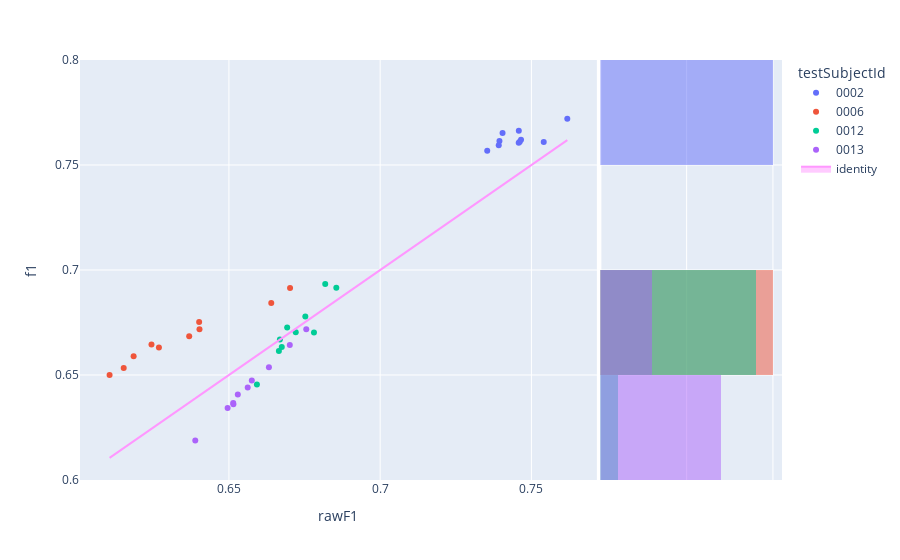

The notebook cell this image was saved under:
### Code cell
fig=px.scatter(experimentModelsExtended_N2,x='rawF1',y='f1',color='testSubjectId',hover_name='modelId', marginal_y="histogram")
fig.add_trace(
    go.Scatter(x=experimentModelsExtended_N2['rawF1'], y=experimentModelsExtended_N2['rawF1'], name="identity", mode='lines',fill="toself")
)
fig.show()

### Figure 1 — Plotly figure (JSON) as saved in the notebook; plotly's stock layout.template omitted (floating-point values rounded to 4 significant figures)
{"data": [{"hovertemplate": "<b>%{hovertext}</b><br><br>testSubjectId=0002<br>rawF1=%{x}<br>f1=%{y}<extra></extra>", "hovertext": ["1623c979-486c-4f45-ba54-dbbac3770588", "f8abeec1-7d46-4573-8a01-7827b8584472", "c556cd55-5f8b-420c-b6b2-0ca323bee5df", "b9ca9323-c013-423a-8b12-a893e0a8be97", "e31d0f92-1914-4bb5-9156-f9101fe1307c", "6fd86953-d3aa-4c9c-8069-b22b951dce3f", "87913851-d47b-4963-b2fa-1c65d7aec5a1", "0f0da0b8-d512-47b2-808a-c92b1d073468", "006d0918-7072-4365-953e-4b399728048d", "ca54dd96-c49f-4680-a78d-2aabf3059e5c"], "legendgroup": "0002", "marker": {"color": "#636efa", "symbol": "circle"}, "mode": "markers", "name": "0002", "orientation": "v", "showlegend": true, "type": "scatter", "x": [0.7461, 0.7458, 0.7405, 0.7619, 0.7394, 0.7392, 0.7466, 0.7354, 0.7458, 0.7541], "xaxis": "x", "y": [0.761, 0.7605, 0.7652, 0.772, 0.7614, 0.7594, 0.762, 0.7568, 0.7663, 0.7609], "yaxis": "y"}, {"alignmentgroup": "True", "bingroup": "y", "hovertemplate": "testSubjectId=0002<br>f1=%{y}<br>count=%{x}<extra></extra>", "legendgroup": "0002", "marker": {"color": "#636efa"}, "name": "0002", "offsetgroup": "0002", "opacity": 0.5, "showlegend": false, "type": "histogram", "xaxis": "x2", "y": [0.761, 0.7605, 0.7652, 0.772, 0.7614, 0.7594, 0.762, 0.7568, 0.7663, 0.7609], "yaxis": "y2"}, {"hovertemplate": "<b>%{hovertext}</b><br><br>testSubjectId=0006<br>rawF1=%{x}<br>f1=%{y}<extra></extra>", "hovertext": ["1623c979-486c-4f45-ba54-dbbac3770588", "f8abeec1-7d46-4573-8a01-7827b8584472", "c556cd55-5f8b-420c-b6b2-0ca323bee5df", "b9ca9323-c013-423a-8b12-a893e0a8be97", "e31d0f92-1914-4bb5-9156-f9101fe1307c", "6fd86953-d3aa-4c9c-8069-b22b951dce3f", "87913851-d47b-4963-b2fa-1c65d7aec5a1", "0f0da0b8-d512-47b2-808a-c92b1d073468", "006d0918-7072-4365-953e-4b399728048d", "ca54dd96-c49f-4680-a78d-2aabf3059e5c"], "legendgroup": "0006", "marker": {"color": "#EF553B", "symbol": "circle"}, "mode": "markers", "name": "0006", "orientation": "v", "showlegend": true, "type": "scatter", "x": [0.6403, 0.6402, 0.6106, 0.6702, 0.6185, 0.6244, 0.6369, 0.6152, 0.6269, 0.664], "xaxis": "x", "y": [0.6718, 0.6752, 0.65, 0.6914, 0.659, 0.6646, 0.6684, 0.6533, 0.6631, 0.6843], "yaxis": "y"}, {"alignmentgroup": "True", "bingroup": "y", "hovertemplate": "testSubjectId=0006<br>f1=%{y}<br>count=%{x}<extra></extra>", "legendgroup": "0006", "marker": {"color": "#EF553B"}, "name": "0006", "offsetgroup": "0006", "opacity": 0.5, "showlegend": false, "type": "histogram", "xaxis": "x2", "y": [0.6718, 0.6752, 0.65, 0.6914, 0.659, 0.6646, 0.6684, 0.6533, 0.6631, 0.6843], "yaxis": "y2"}, {"hovertemplate": "<b>%{hovertext}</b><br><br>testSubjectId=0012<br>rawF1=%{x}<br>f1=%{y}<extra></extra>", "hovertext": ["1623c979-486c-4f45-ba54-dbbac3770588", "f8abeec1-7d46-4573-8a01-7827b8584472", "c556cd55-5f8b-420c-b6b2-0ca323bee5df", "b9ca9323-c013-423a-8b12-a893e0a8be97", "e31d0f92-1914-4bb5-9156-f9101fe1307c", "6fd86953-d3aa-4c9c-8069-b22b951dce3f", "87913851-d47b-4963-b2fa-1c65d7aec5a1", "0f0da0b8-d512-47b2-808a-c92b1d073468", "006d0918-7072-4365-953e-4b399728048d", "ca54dd96-c49f-4680-a78d-2aabf3059e5c"], "legendgroup": "0012", "marker": {"color": "#00cc96", "symbol": "circle"}, "mode": "markers", "name": "0012", "orientation": "v", "showlegend": true, "type": "scatter", "x": [0.6675, 0.6665, 0.6818, 0.6781, 0.6753, 0.6669, 0.6721, 0.6693, 0.6855, 0.6593], "xaxis": "x", "y": [0.6633, 0.6615, 0.6933, 0.6702, 0.6779, 0.6669, 0.6703, 0.6726, 0.6916, 0.6455], "yaxis": "y"}, {"alignmentgroup": "True", "bingroup": "y", "hovertemplate": "testSubjectId=0012<br>f1=%{y}<br>count=%{x}<extra></extra>", "legendgroup": "0012", "marker": {"color": "#00cc96"}, "name": "0012", "offsetgroup": "0012", "opacity": 0.5, "showlegend": false, "type": "histogram", "xaxis": "x2", "y": [0.6633, 0.6615, 0.6933, 0.6702, 0.6779, 0.6669, 0.6703, 0.6726, 0.6916, 0.6455], "yaxis": "y2"}, {"hovertemplate": "<b>%{hovertext}</b><br><br>testSubjectId=0013<br>rawF1=%{x}<br>f1=%{y}<extra></extra>", "hovertext": ["1623c979-486c-4f45-ba54-dbbac3770588", "f8abeec1-7d46-4573-8a01-7827b8584472", "c556cd55-5f8b-420c-b6b2-0ca323bee5df", "b9ca9323-c013-423a-8b12-a893e0a8be97", "e31d0f92-1914-4bb5-9156-f9101fe1307c", "6fd86953-d3aa-4c9c-8069-b22b951dce3f", "87913851-d47b-4963-b2fa-1c65d7aec5a1", "0f0da0b8-d512-47b2-808a-c92b1d073468", "006d0918-7072-4365-953e-4b399728048d", "ca54dd96-c49f-4680-a78d-2aabf3059e5c"], "legendgroup": "0013", "marker": {"color": "#ab63fa", "symbol": "circle"}, "mode": "markers", "name": "0013", "orientation": "v", "showlegend": true, "type": "scatter", "x": [0.6514, 0.6496, 0.6756, 0.6515, 0.6632, 0.6529, 0.6562, 0.6576, 0.6701, 0.6389], "xaxis": "x", "y": [0.6366, 0.6343, 0.6718, 0.6361, 0.6537, 0.6407, 0.6441, 0.6474, 0.6642, 0.6188], "yaxis": "y"}, {"alignmentgroup": "True", "bingroup": "y", "hovertemplate": "testSubjectId=0013<br>f1=%{y}<br>count=%{x}<extra></extra>", "legendgroup": "0013", "marker": {"color": "#ab63fa"}, "name": "0013", "offsetgroup": "0013", "opacity": 0.5, "showlegend": false, "type": "histogram", "xaxis": "x2", "y": [0.6366, 0.6343, 0.6718, 0.6361, 0.6537, 0.6407, 0.6441, 0.6474, 0.6642, 0.6188], "yaxis": "y2"}, {"fill": "toself", "mode": "lines", "name": "identity", "type": "scatter", "x": [0.7461, 0.6403, 0.6675, 0.6514, 0.7458, 0.6402, 0.6665, 0.6496, 0.7405, 0.6106, 0.6818, 0.6756, 0.7619, 0.6702, 0.6781, 0.6515, 0.7394, 0.6185, 0.6753, 0.6632, 0.7392, 0.6244, 0.6669, 0.6529, 0.7466, 0.6369, 0.6721, 0.6562, 0.7354, 0.6152, 0.6693, 0.6576, 0.7458, 0.6269, 0.6855, 0.6701, 0.7541, 0.664, 0.6593, 0.6389], "y": [0.7461, 0.6403, 0.6675, 0.6514, 0.7458, 0.6402, 0.6665, 0.6496, 0.7405, 0.6106, 0.6818, 0.6756, 0.7619, 0.6702, 0.6781, 0.6515, 0.7394, 0.6185, 0.6753, 0.6632, 0.7392, 0.6244, 0.6669, 0.6529, 0.7466, 0.6369, 0.6721, 0.6562, 0.7354, 0.6152, 0.6693, 0.6576, 0.7458, 0.6269, 0.6855, 0.6701, 0.7541, 0.664, 0.6593, 0.6389]}], "layout": {"barmode": "overlay", "legend": {"title": {"text": "testSubjectId"}, "tracegroupgap": 0}, "margin": {"t": 60}, "xaxis": {"anchor": "y", "domain": [0, 0.7363], "title": {"text": "rawF1"}}, "xaxis2": {"anchor": "y2", "domain": [0.7413, 1], "matches": "x2", "showgrid": true, "showline": false, "showticklabels": false, "ticks": ""}, "yaxis": {"anchor": "x", "domain": [0, 1], "title": {"text": "f1"}}, "yaxis2": {"anchor": "x2", "domain": [0, 1], "matches": "y", "showgrid": true, "showticklabels": false}}}
